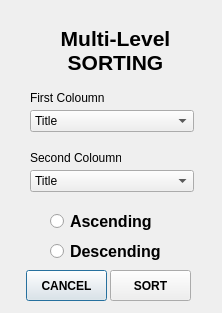
<?xml version="1.0" encoding="UTF-8"?>
<ui version="4.0">
 <class>Dialog</class>
 <widget class="QDialog" name="Dialog">
  <property name="geometry">
   <rect>
    <x>0</x>
    <y>0</y>
    <width>222</width>
    <height>313</height>
   </rect>
  </property>
  <property name="windowTitle">
   <string>Dialog</string>
  </property>
  <widget class="QLabel" name="sort_label">
   <property name="geometry">
    <rect>
     <x>30</x>
     <y>20</y>
     <width>171</width>
     <height>61</height>
    </rect>
   </property>
   <property name="font">
    <font>
     <family>Tahoma</family>
     <pointsize>16</pointsize>
     <weight>75</weight>
     <bold>true</bold>
    </font>
   </property>
   <property name="text">
    <string>Multi-Level
SORTING</string>
   </property>
   <property name="alignment">
    <set>Qt::AlignCenter</set>
   </property>
  </widget>
  <widget class="QComboBox" name="column_sort_combo_box">
   <property name="geometry">
    <rect>
     <x>30</x>
     <y>110</y>
     <width>164</width>
     <height>22</height>
    </rect>
   </property>
   <item>
    <property name="text">
     <string>Title</string>
    </property>
   </item>
   <item>
    <property name="text">
     <string>Author</string>
    </property>
   </item>
   <item>
    <property name="text">
     <string>Category</string>
    </property>
   </item>
   <item>
    <property name="text">
     <string>Price</string>
    </property>
   </item>
   <item>
    <property name="text">
     <string>Words</string>
    </property>
   </item>
   <item>
    <property name="text">
     <string>Language</string>
    </property>
   </item>
   <item>
    <property name="text">
     <string>Publish Date</string>
    </property>
   </item>
   <item>
    <property name="text">
     <string>ISBN</string>
    </property>
   </item>
  </widget>
  <widget class="QLabel" name="label">
   <property name="geometry">
    <rect>
     <x>30</x>
     <y>90</y>
     <width>91</width>
     <height>16</height>
    </rect>
   </property>
   <property name="text">
    <string>First Coloumn</string>
   </property>
  </widget>
  <widget class="QComboBox" name="column_sort_combo_box_2">
   <property name="geometry">
    <rect>
     <x>30</x>
     <y>170</y>
     <width>164</width>
     <height>22</height>
    </rect>
   </property>
   <item>
    <property name="text">
     <string>Title</string>
    </property>
   </item>
   <item>
    <property name="text">
     <string>Author</string>
    </property>
   </item>
   <item>
    <property name="text">
     <string>Category</string>
    </property>
   </item>
   <item>
    <property name="text">
     <string>Price</string>
    </property>
   </item>
   <item>
    <property name="text">
     <string>Words</string>
    </property>
   </item>
   <item>
    <property name="text">
     <string>Language</string>
    </property>
   </item>
   <item>
    <property name="text">
     <string>Publish Date</string>
    </property>
   </item>
   <item>
    <property name="text">
     <string>ISBN</string>
    </property>
   </item>
  </widget>
  <widget class="QLabel" name="label_2">
   <property name="geometry">
    <rect>
     <x>30</x>
     <y>150</y>
     <width>91</width>
     <height>16</height>
    </rect>
   </property>
   <property name="text">
    <string>Second Coloumn</string>
   </property>
  </widget>
  <widget class="QRadioButton" name="descending_radio_button">
   <property name="geometry">
    <rect>
     <x>50</x>
     <y>240</y>
     <width>116</width>
     <height>23</height>
    </rect>
   </property>
   <property name="font">
    <font>
     <family>Tahoma</family>
     <pointsize>12</pointsize>
     <weight>75</weight>
     <bold>true</bold>
    </font>
   </property>
   <property name="text">
    <string>Descending</string>
   </property>
  </widget>
  <widget class="QRadioButton" name="ascending_radio_button">
   <property name="geometry">
    <rect>
     <x>50</x>
     <y>210</y>
     <width>106</width>
     <height>23</height>
    </rect>
   </property>
   <property name="font">
    <font>
     <family>Tahoma</family>
     <pointsize>12</pointsize>
     <weight>75</weight>
     <bold>true</bold>
    </font>
   </property>
   <property name="text">
    <string>Ascending</string>
   </property>
  </widget>
  <widget class="QPushButton" name="cancel_btn">
   <property name="geometry">
    <rect>
     <x>26</x>
     <y>270</y>
     <width>81</width>
     <height>31</height>
    </rect>
   </property>
   <property name="font">
    <font>
     <weight>75</weight>
     <bold>true</bold>
    </font>
   </property>
   <property name="text">
    <string>CANCEL</string>
   </property>
  </widget>
  <widget class="QPushButton" name="sort_btn">
   <property name="geometry">
    <rect>
     <x>110</x>
     <y>270</y>
     <width>81</width>
     <height>31</height>
    </rect>
   </property>
   <property name="font">
    <font>
     <weight>75</weight>
     <bold>true</bold>
    </font>
   </property>
   <property name="text">
    <string>SORT</string>
   </property>
  </widget>
 </widget>
 <resources/>
 <connections/>
</ui>
